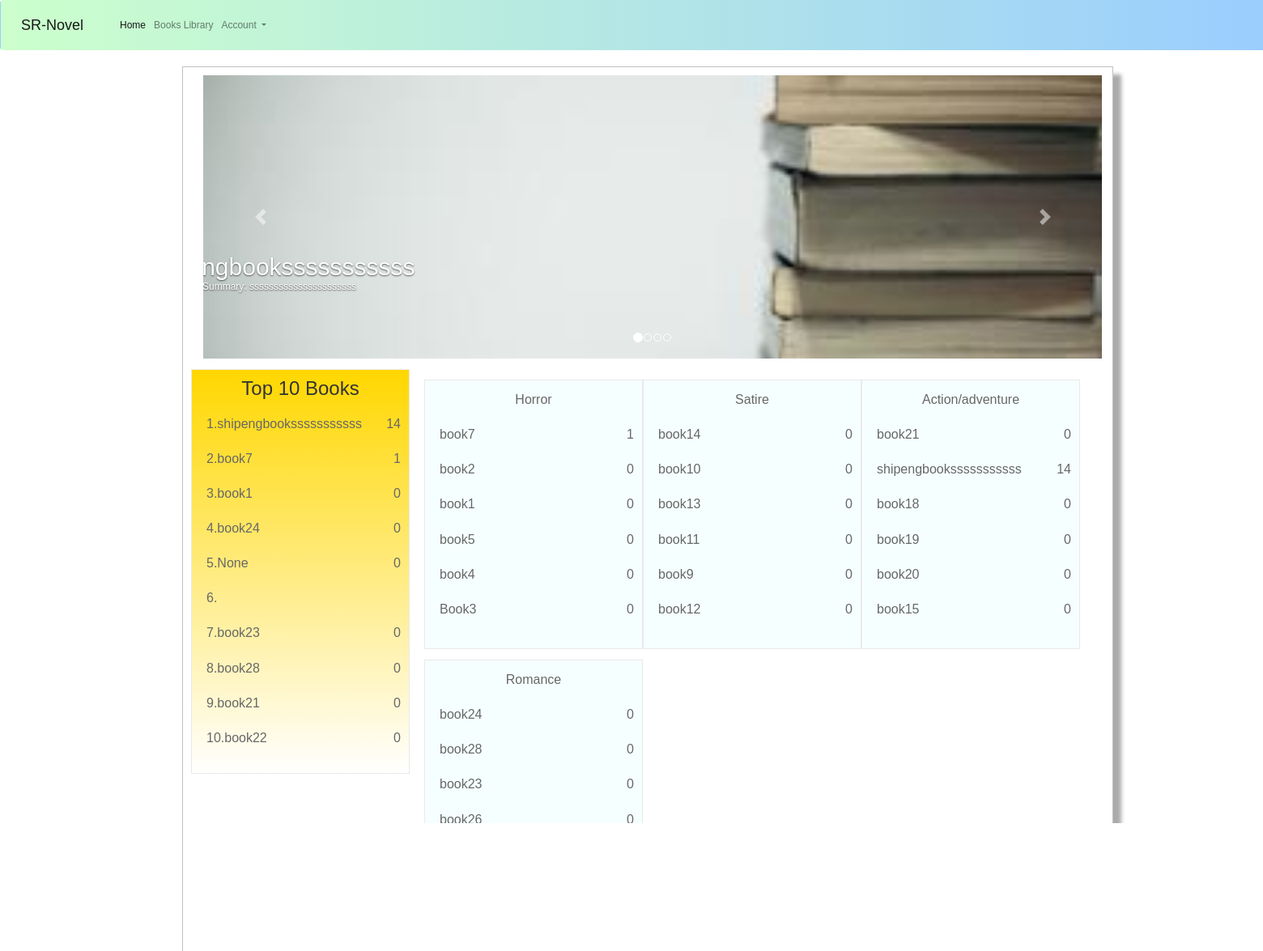
/application/ (signed in), run on the app's committed database.
### application/models.py (models this page shows, shortened)
class Book(models.Model):
    title = models.CharField(max_length=200,blank=True, null=True)
    author = models.ForeignKey('Author', on_delete=models.SET_NULL,blank=True, null=True)
    summary = models.TextField(max_length=1000, help_text='Enter a brief description of the book')
    isbn = models.CharField('ISBN', max_length=13, help_text='13 Character <a href="https://www.isbn-international.org/content/what-isbn">ISBN number</a>')
    genre = models.ManyToManyField(Genre, help_text='Select multiple genres for this book')
    wordCount = models.IntegerField(default=0)
    chapterCount = models.IntegerField(default=0,blank=True,null=True)
    bookFile = models.FileField(blank=True, null=True,upload_to='book_files')
    like = models.IntegerField(default=0,blank=True,null=True)
    date_uploaded = models.DateTimeField(default = timezone.now)
    bookImage = models.ImageField(default ='default_book.jpg', upload_to='book_images')
    created_author= models.ForeignKey(User,on_delete=models.SET_NULL, blank=True, null=True)
    class Meta:
        ordering = ['-like', 'chapterCount', 'date_uploaded', '-wordCount']

### application/views.py (the view)
# urls.py: path('', views.index, name='index'),
def index(request):
    books= Book.objects.all()
    top4_books=books[:4]
    num4_list=[1,2,3,4,]
    zip_top4= zip(num4_list, top4_books)
    top10_books=books[:10]
    num10_list=[1,2,3,4,5,6,7,8,9,10,]
    zip_top10= zip(num10_list, top10_books)
    genres= Genre.objects.all()
    num6_list=[1,2,3,4,5,6,]
    context = {
        'top_book4':top4_books,
        'genreAll': genres,
        'top10_books': zip_top10,
        'top4_books': zip_top4,
    }
    genre1_top6_books=Book.objects.filter(genre = genres[0]).order_by('-wordCount')[:6]
    genre2_top6_books=Book.objects.filter(genre = genres[1]).order_by('-wordCount')[:6]
    genre3_top6_books=Book.objects.filter(genre = genres[2]).order_by('-wordCount')[:6]
    genre4_top6_books=Book.objects.filter(genre = genres[3]).order_by('-wordCount')[:6]
    genre5_top6_books=Book.objects.filter(genre = genres[4]).order_by('-wordCount')[:6]
    genre6_top6_books=Book.objects.filter(genre = genres[5]).order_by('-wordCount')[:6]
    context['Horror']=genre1_top6_books
    context['Satire']=genre2_top6_books
    context['Action']=genre3_top6_books
    context['Romance']=genre4_top6_books
    context['Fantasy']=genre5_top6_books
    context['Mythology']=genre6_top6_books
    return render(request, 'index.html', context=context)

### application/templates/index.html (shortened to what this page needs)
{% extends "home_base.html" %}
{% load static %}
{% block content %}
  <!DOCTYPE html>
  <html>
    <head lang="en">
      <link href="{% static 'index/css/lib.min.css' %}" type="text/css" rel="stylesheet" />
      <link href="{% static 'index/css/index.css' %}" type="text/css" rel="stylesheet" />
    </head>
    <body>
      <div class="pageBady custom clearfix container" style=" text-align: center;padding: 10px 10px 20px 10px;position: relative;min-width: 1150px;min-height: 1100px;border: 1px solid #BFBFBF;background-color: white;box-shadow: 10px 10px 5px #aaaaaa;
        height: 120%">
      </head>
      <body>
        <div id="carouselExampleIndicators" class="carousel slide container" data-ride="carousel">
          <ol class="carousel-indicators">
            <li data-target="#carouselExampleIndicators" data-slide-to="0" class="active"></li>
            <li data-target="#carouselExampleIndicators" data-slide-to="1"></li>
            <li data-target="#carouselExampleIndicators" data-slide-to="2"></li>
            <li data-target="#carouselExampleIndicators" data-slide-to="3"></li>
          </ol>
          <div class="carousel-inner" style=" height: 350px;">
            <div class="carousel-item active" style="height: 260px;">
              <p><a href=" {% url 'book-detail' top_book4.0.id %} "><img class="d-block w-100" src="{{ top_book4.0.bookImage.url }}" alt="First slide" ></a></p>
              <div class="carousel-caption d-none d-md-block" style = "position:fixed; left:-700px; top:200px;">
                <h2 class = "article-title" > {{ top_book4.0.title }}</h2>
                <p class="article-content"> Summary: {{ top_book4.0.summary }} </p>
              </div>
            </div>
          </div>
          <a class="carousel-control-prev" href="#carouselExampleIndicators" role="button" data-slide="prev">
            <span class="carousel-control-prev-icon" aria-hidden="true"></span>
          </a>
          <a class="carousel-control-next" href="#carouselExampleIndicators" role="button" data-slide="next">
            <span class="carousel-control-next-icon" aria-hidden="true"></span>
          </a>
        </div>
        <div class="siderBox">
          <div class="notice" style ="background: linear-gradient( to bottom,gold, white);width: 270px;height: 500px">
            <h3>Top 10 Books</h3><br>
            <ul>
              {% for num, book in top10_books %}
                <div class="box">  <a href=" {% url 'book-detail' book.id %}">
                  <li>
                  <span class="text fs16" style="float:left;">{{ num }}.</span>
                  <span class="text fs16" style="float:left">{{ book.title }}</span>
                  <span class="text fs16" style="float:right">{{book.like}}</span>
                  </li>
            </a>
          </div>
          <br>
              {% endfor %}
            </ul>
          </div>
        </div>
        <div class="w1200 clearfix">
          <div class="maincontent">
            <div >
              <ul>
                {% if Horror %}
                  <div class="siderBox" style="width: 270px">
                    <div class="notice" style="background-color: #f6ffff;">
                      <h2>Horror</h2>
                      <ul><br>
                        {% for book in Horror%}
                          <div class="box">  <a href=" {% url 'book-detail' book.id %}"><li>
                  <span class="text fs16" style="float:left">{{ book.title }}</span>
                  <span class="text fs16" style="float:right">{{book.like}}</span>
                  </li></a> </div><br>
                        {% endfor %}
                      </ul>
                    </div>
                  </div>
                {% endif %}
                {% if Satire %}
                  <div class="siderBox" style="width: 270px">
                    <div class="notice" style="background-color: #f6ffff">
                      <h2>Satire</h2>
                      <ul><br>
                        {% for book in Satire%}
                          <div class="box">  <a href=" {% url 'book-detail' book.id %}"><li>
                  <span class="text fs16" style="float:left">{{ book.title }}</span>
                  <span class="text fs16" style="float:right">{{book.like}}</span>
                  </li></a> </div><br>
                        {% endfor %}
                      </ul>
                    </div>
                  </div>
                {% endif %}
                {% if Action %}
                  <div class="siderBox" style="width: 270px">
                    <div class="notice" style="background-color: #f6ffff">
                      <h2>Action/adventure</h2>
                      <ul><br>
                        {% for book in Action%}
                          <div class="box">  <a href=" {% url 'book-detail' book.id %}"><li>
                  <span class="text fs16" style="float:left">{{ book.title }}</span>
                  <span class="text fs16" style="float:right">{{book.like}}</span>
                  </li></a> </div><br>
                        {% endfor %}
                      </ul>
                    </div>
                  </div>
                {% endif %}
                {% if Romance %}
                  <div class="siderBox" style="width: 270px">
                    <div class="notice" style="background-color: #f6ffff">
                      <h2>Romance</h2>
                      <ul><br>
                        {% for book in Romance%}
                          <div class="box">  <a href=" {% url 'book-detail' book.id %} "><li>
                  <span class="text fs16" style="float:left">{{ book.title }}</span>
                  <span class="text fs16" style="float:right">{{book.like}}</span>
                  </li></a> </div><br>
                        {% endfor %}
                      </ul>
                    </div>
                  </div>
                {% endif %}
              </ul>
            </div>
          </div>
        </div>
      </body>
    </html>
  {% endblock %}

### application/static/index/css/index.css (style rules this page uses)
.maincontent { width:898px;float:left;margin:13px 13px 0 0 }
.siderBox { width:288px;float:left;margin-top:13px }
.notice { border:1px solid #eae9e9;padding:10px 18px 18px;background:#fff }
.notice h2 { color:#676767;font-size:16px;height:27px;line-height:27px;display:inline-block }
.notice li { height:26px;line-height:26px;font-size:12px;color:#676767;overflow:hidden;width:240px }

### data on the page
Book: bookImage (placeholder picture), title "shipengbooksssssssssss", summary "ssssssssssssssssssssss", num "1", like "14"
Book: num "2", title "book7", like "1"
Book: num "3", title "book1", like "0"
Book: num "4", title "book24", like "0"
Book: num "5", title "None", like "0"
Book: num "6"
Book: num "7", title "book23", like "0"
Book: num "8", title "book28", like "0"
Book: num "9", title "book21", like "0"
Book: chapterCount "10", title "book22", like "0"
Book: title "book2", like "0"
Book: title "book5", like "0"
Book: title "book4", like "0"
Book: title "Book3", like "0"
Book: title "book14", like "0"
Book: title "book10", like "0"
Book: title "book13", like "0"
Book: title "book11", like "0"
Book: title "book9", like "0"
Book: title "book12", like "0"
Book: title "book18", like "0"
Book: title "book19", like "0"
Book: title "book20", like "0"
Book: title "book15", like "0"
Book: title "book26", like "0"
